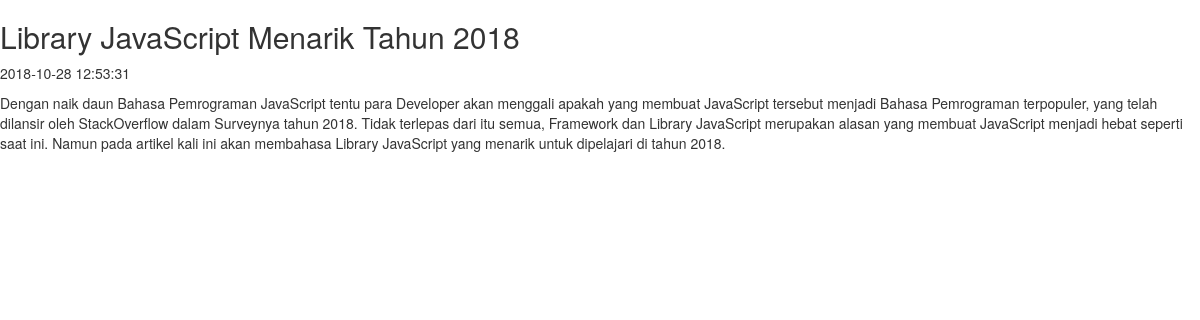
/index.php/home/detail/1, run on the app's committed database.
### tables this page shows
CREATE TABLE `artikel`  (
  `id_artikel` int(11) NOT NULL AUTO_INCREMENT,
  `judul_artikel` varchar(100) NOT NULL,
  `isi_artikel` text NOT NULL,
  `author_artikel` varchar(50) NOT NULL,
  `id_kategori` int(11) NOT NULL,
  `tanggal_artikel` timestamp(0) NOT NULL DEFAULT CURRENT_TIMESTAMP(0) ON UPDATE CURRENT_TIMESTAMP(0),
  PRIMARY KEY (`id_artikel`) USING BTREE
);

### application/controllers/Home.php (called while the page is built, shortened)
<?php
class Home extends CI_Controller {
	function __construct(){
		$this->load->model('Artikel_Model');
		$this->load->model('Kategori_Model');
		$this->load->helper('text');
	}
	public function detail($id_artikel){
		$data['artikel_data'] = $this->Artikel_Model->get_by_id($id_artikel)->row_array();
		$this->load->view('home/detail', $data);
	}
}

### index.php (called while the page is built, shortened)
<?php
require_once BASEPATH.'core/CodeIgniter.php';

### application/models/Artikel_Model.php (called while the page is built, shortened)
<?php
class Artikel_Model extends CI_Model{
	private $table = 'artikel';
	function get_by_id($id_artikel){
		$this->db->select('*');
		$this->db->from($this->table);
		$this->db->where('id_artikel', $id_artikel);
		return $this->db->get();
	}
}

### application/views/home/detail.php (the view, shortened to what this page needs)
<!DOCTYPE html>
<html>
<head>
</head>
<body>
	<div>
		<h2><?php echo $artikel_data['judul_artikel']; ?></h2>
		<p><?php echo $artikel_data['tanggal_artikel']; ?></p>
		<p>
			<?php echo $artikel_data['isi_artikel']; ?>
		</p>
	</div>
</body>
</html>

### data on the page
artikel: judul_artikel "Library JavaScript Menarik Tahun 2018", tanggal_artikel "2018-10-28 12:53:31", isi_artikel "Dengan naik daun Bahasa Pemrograman JavaScript tentu para Developer akan menggali apakah yang membuat JavaScript tersebut menjadi Bahasa Pemrograman terpopuler, yang telah dilansir oleh StackOverflow dalam Surveynya tahun 2018. Tidak terlepas dari itu semua, Framework dan Library JavaScript merupakan alasan yang membuat JavaScript menjadi hebat seperti saat ini. Namun pada artikel kali ini akan membahasa Library JavaScript yang menarik untuk dipelajari di tahun 2018."
